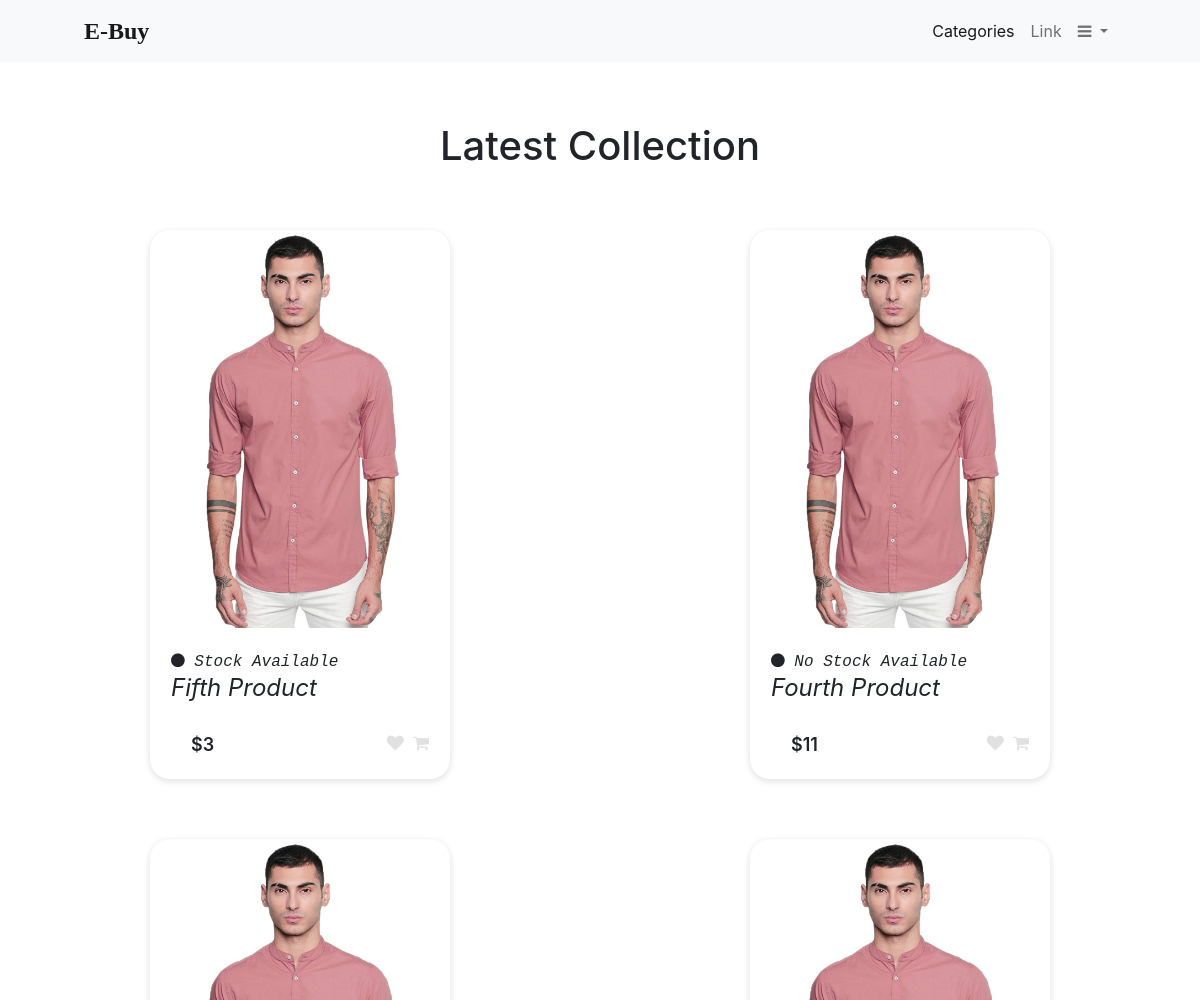
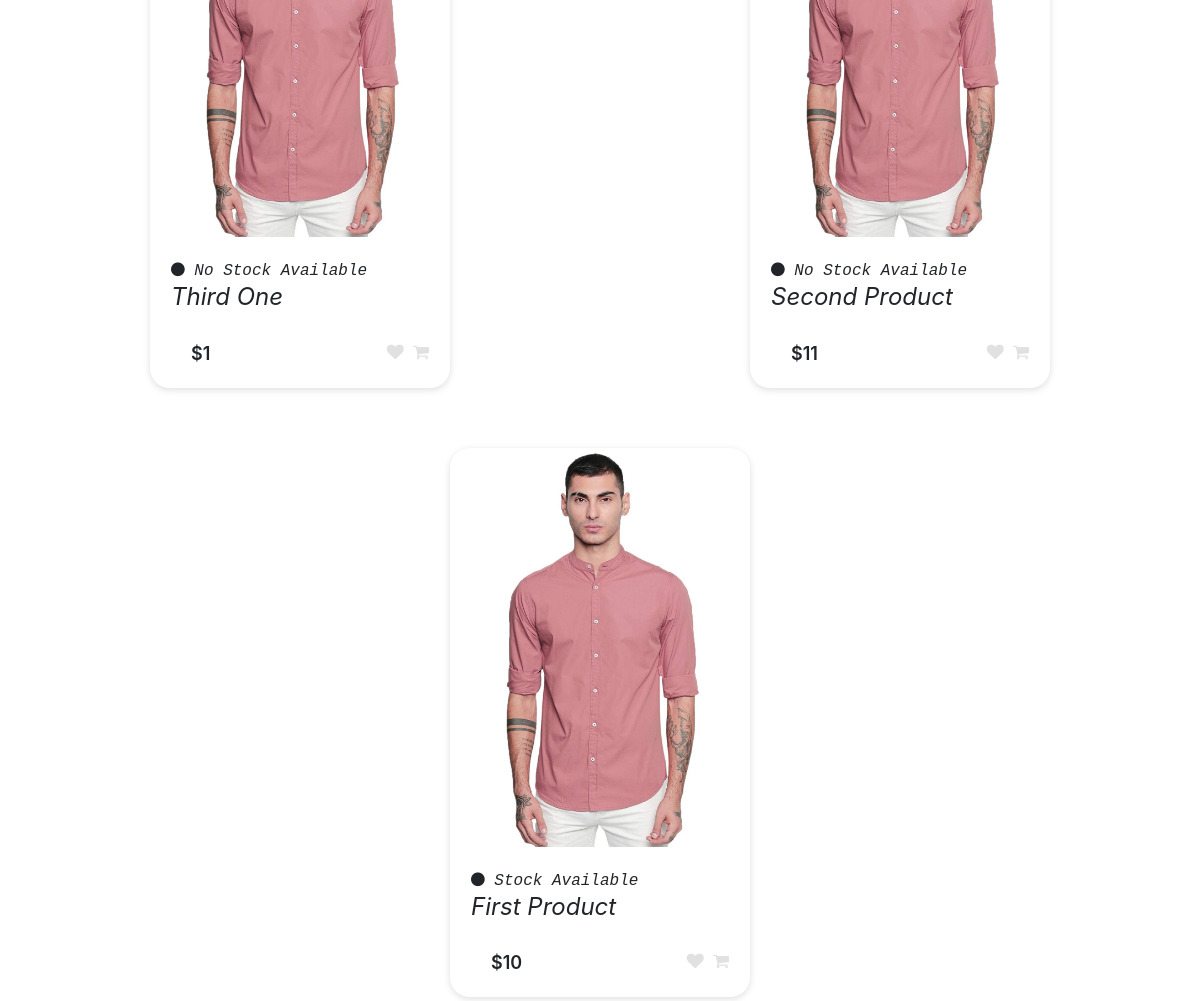
The page / on the database its author committed (2 pictures, top to bottom).
### product/models.py (models this page shows, shortened)
class Product(models.Model):
    class StatusChoices(models.TextChoices):
        AVAILABLE="SA",_("Stock Available")
        OUTOFSTOCK="NSA",_("No Stock Available")
    id = models.UUIDField(primary_key=True, default=uuid.uuid4, editable=False)
    title=models.CharField(max_length=256)
    slug=models.SlugField(blank=True,null=True)
    description=models.TextField()
    image=models.ImageField(blank=True,null=True)
    status=models.CharField(max_length=3,choices=StatusChoices.choices,default=StatusChoices.AVAILABLE)
    published_date=models.DateTimeField(auto_now_add=True)
    price=models.IntegerField(default=0)
    wishlist_users=models.ManyToManyField(UserProfile,related_name="wishlist_products",blank=True)
    category=models.ForeignKey('Category',on_delete=models.SET_NULL,null=True)

### product/views.py (the view, shortened to what this page needs)
# urls.py: path('',HomeView.as_view(),name="home"),
class HomeView(ListView):
    model=Product
    template_name="product/home.html"
    paginate_by=20
    context_object_name='product_list'
    ordering=['-published_date']
    def get_queryset(self):
        return super().get_queryset()
    def get_context_data(self, **kwargs):
        data=super().get_context_data(**kwargs)
        return data

### templates/product/home.html (shortened to what this page needs)
{% extends "base.html" %}
{% load static %}
{% block head %}
    <link rel="stylesheet" href={% static 'css/product/home.css'%}>
{% endblock %}
{% block content %}
    <main class="page-content">
        <h1 class="page-title">Latest Collection</h1>
        <section class="product-card-set">
            {% for product in product_list %}
                <div class="product-card">
                    <a href={% url 'detail' product.slug %}>
                        <div class="product-tumb">
                            <img src={% static 'images/sample_product.jpg' %} alt=""/>
                        </div>
                    <div class="product-details">
                        <span class="product-status">  {{product.get_status_display}}</span>
                        <h4 class="product-title"><a href={% url 'detail' product.slug %}>{{product.title}}</a></h4>
                        <div class="product-bottom-details">
                            <div class="product-price">${{product.price}}</div>
                            <div class="product-links">
                                <a id="wishlist-button" href={% url 'add_to_wishlist' product.id %}>
                                    {% if product.is_wishlisted %}
                                        <i class="fa fa-heart yellow-wishlisted"></i>
                                    {% else %}
                                        <i class="fa fa-heart"></i>
                                    {% endif %}
                                <a href={% url 'add_to_cart' product.id %}>
                                    {% if product.is_in_cart %}
                                        <i class="fa fa-shopping-cart yellow-wishlisted"></i>
                                    {% else %}
                                        <i class="fa fa-shopping-cart"></i>
                                    {% endif %}
                            </div>
                        </div>
                    </div>
                </div>
            {% endfor %}
        </section>
    </main>
{% endblock %}

### static/css/base.css (style rules this page uses)
* { box-sizing: border-box; scroll-behavior: smooth; }
body, html { padding: 0; margin: 0; font-family: -apple-system, BlinkMacSystemFont, Segoe UI, Roboto, Oxygen, Ubuntu, Cantarell, Fira Sans, Droid Sans, Helvetica Neue, sans-serif; }
a { text-decoration: none; color: inherit; }

### static/css/product/home.css (style rules this page uses)
.product-card-set { display: flex; flex-wrap: wrap; flex-direction: row; justify-content: space-around; margin-top: 5%; }
.product-card { width: 300px; position: relative; box-shadow: 0 2px 7px #dfdfdf; margin-left: 5%; margin-right: 5%; border-radius: 20px; padding: 1px; margin-bottom: 5%; }
.product-tumb { display: flex; align-items: center; justify-content: center; }
.product-tumb img { max-width: 100%; max-height: 100%; border-radius: 20px; }
.product-bottom-details { overflow: hidden; border-top: 0 0.5px 5px #dfdfdf; padding-top: 20px; padding-left: 20px; }
.product-bottom-details div { float: left; width: 50%; }
.product-price { font-size: 18px; font-weight: 600; }
.product-links { text-align: right; }
.product-links a { display: inline-block; margin-left: 5px; color: #e1e1e1; transition: 0.3s; font-size: 17px; }
.product-title { font-size: 1.5rem; font-style: oblique; font-family: unset; font-weight: 400; text-transform: capitalize; }
.product-status { font-style: italic; font-family: monospace; }
.product-details { margin: 20px; }
.page-title { text-align: center; margin-top: 5%; }

### rows shown on the page
Product: status "Stock Available", title "Fifth Product", price "3"
Product: status "No Stock Available", title "Fourth Product", price "11"
Product: status "No Stock Available", title "Third One", price "1"
Product: status "No Stock Available", title "Second Product", price "11"
Product: status "Stock Available", title "First Product", price "10"
